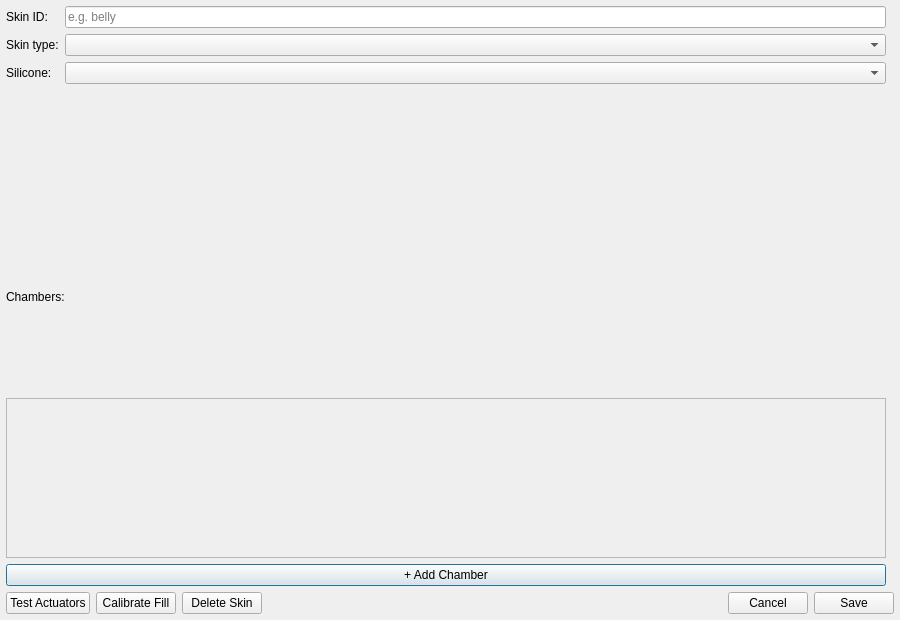
<?xml version="1.0" encoding="UTF-8"?>
<ui version="4.0">
 <class>SkinConfigDialog</class>
 <widget class="QDialog" name="SkinConfigDialog">
  <property name="geometry">
   <rect><x>0</x><y>0</y><width>900</width><height>620</height></rect>
  </property>
  <property name="windowTitle"><string>Configure Skin</string></property>
  <property name="minimumSize">
   <size><width>820</width><height>0</height></size>
  </property>
  <layout class="QVBoxLayout" name="verticalLayout">
   <property name="leftMargin"><number>6</number></property>
   <property name="topMargin"><number>6</number></property>
   <property name="rightMargin"><number>6</number></property>
   <property name="bottomMargin"><number>6</number></property>
   <property name="spacing"><number>6</number></property>
   <item>
    <layout class="QHBoxLayout" name="columns">
     <property name="spacing"><number>8</number></property>
     <item>
      <widget class="QWidget" name="left_panel" native="true">
       <layout class="QVBoxLayout" name="left_layout">
        <property name="leftMargin"><number>0</number></property>
        <property name="topMargin"><number>0</number></property>
        <property name="rightMargin"><number>0</number></property>
        <property name="bottomMargin"><number>0</number></property>
        <item>
         <layout class="QFormLayout" name="form">
          <item row="0" column="0">
           <widget class="QLabel" name="skin_id_label">
            <property name="text"><string>Skin ID:</string></property>
           </widget>
          </item>
          <item row="0" column="1">
           <widget class="QLineEdit" name="skin_id_edit">
            <property name="whatsThis"><string>Unique identifier for this skin, used in settings.yaml and to route touches/activities. Lowercase, no spaces (e.g. belly).</string></property>
            <property name="placeholderText"><string>e.g. belly</string></property>
           </widget>
          </item>
          <item row="1" column="0">
           <widget class="QLabel" name="skin_type_label">
            <property name="text"><string>Skin type:</string></property>
           </widget>
          </item>
          <item row="1" column="1">
           <widget class="QComboBox" name="skin_type_combo">
            <property name="toolTip"><string>Skin type for this robot. Determines the shape and sensor layout (from src/hardware/skin_geometry.py) and selects the touch-gesture model.</string></property>
           </widget>
          </item>
          <item row="2" column="0">
           <widget class="QLabel" name="skin_variant_label">
            <property name="text"><string>Silicone:</string></property>
           </widget>
          </item>
          <item row="2" column="1">
           <widget class="QComboBox" name="skin_variant_combo">
            <property name="toolTip"><string>Silicone format of this skin (different chamber sizes per variant). Used as a touch-gesture ML feature.</string></property>
           </widget>
          </item>
         </layout>
        </item>
        <item>
         <widget class="QLabel" name="chambers_label">
          <property name="whatsThis"><string>The chambers that make up this skin. Each row binds a node slot to a max/min pressure and an optional fill time. The live layout preview is on the right.</string></property>
          <property name="text"><string>Chambers:</string></property>
         </widget>
        </item>
        <item>
         <widget class="QScrollArea" name="chambers_scroll">
          <property name="maximumSize">
           <size><width>16777215</width><height>160</height></size>
          </property>
          <property name="widgetResizable"><bool>true</bool></property>
          <widget class="QWidget" name="rows_container">
           <layout class="QVBoxLayout" name="rows_layout">
            <property name="leftMargin"><number>0</number></property>
            <property name="topMargin"><number>0</number></property>
            <property name="rightMargin"><number>0</number></property>
            <property name="bottomMargin"><number>0</number></property>
            <property name="spacing"><number>3</number></property>
           </layout>
          </widget>
         </widget>
        </item>
        <item>
         <widget class="QPushButton" name="add_chamber_btn">
          <property name="whatsThis"><string>Add a new chamber row to this skin. Set its node slot and pressure limits, then place it in the layout on the right.</string></property>
          <property name="text"><string>+ Add Chamber</string></property>
         </widget>
        </item>
       </layout>
      </widget>
     </item>
     <item>
      <widget class="QWidget" name="right_panel" native="true">
       <layout class="QVBoxLayout" name="right_layout">
        <property name="leftMargin"><number>0</number></property>
        <property name="topMargin"><number>0</number></property>
        <property name="rightMargin"><number>0</number></property>
        <property name="bottomMargin"><number>0</number></property>
       </layout>
      </widget>
     </item>
    </layout>
   </item>
   <item>
    <layout class="QHBoxLayout" name="btn_row">
     <item>
      <widget class="QPushButton" name="test_btn">
       <property name="whatsThis"><string>Open the actuator tester to inflate/deflate each chamber of this skin and confirm the wiring matches the layout.</string></property>
       <property name="text"><string>Test Actuators</string></property>
      </widget>
     </item>
     <item>
      <widget class="QPushButton" name="calib_btn">
       <property name="toolTip"><string>Measure this skin's chamber fill times against the pressure sensor.</string></property>
       <property name="text"><string>Calibrate Fill</string></property>
      </widget>
     </item>
     <item>
      <widget class="QPushButton" name="delete_btn">
       <property name="whatsThis"><string>Remove this skin from the configuration. Does not touch the node hardware; other skins on the same node are unaffected.</string></property>
       <property name="text"><string>Delete Skin</string></property>
      </widget>
     </item>
     <item>
      <spacer name="btn_spacer">
       <property name="orientation"><enum>Qt::Horizontal</enum></property>
       <property name="sizeHint" stdset="0"><size><width>40</width><height>20</height></size></property>
      </spacer>
     </item>
     <item>
      <widget class="QPushButton" name="cancel_btn">
       <property name="text"><string>Cancel</string></property>
      </widget>
     </item>
     <item>
      <widget class="QPushButton" name="save_btn">
       <property name="whatsThis"><string>Write this skin to settings.yaml. Pressure limits are pushed to the node so chambers stay protected even if the PC disconnects.</string></property>
       <property name="text"><string>Save</string></property>
      </widget>
     </item>
    </layout>
   </item>
  </layout>
 </widget>
 <resources/>
 <connections/>
</ui>
